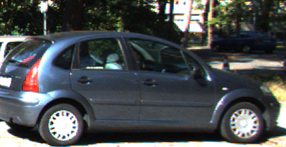
#> input picture img/wheel.png, 286 x 147 px
$ python task2_Houghcircle_detection.py   (older library calls are emulated)
#> lines starting #> are read from the running program, lines starting #| are printed output that depends on the picture
# -*- coding: utf-8 -*-
"""
Created on Tue May  3 21:51:30 2022
Microsoft Windows10 家庭中文版
版本20H2(操作系统内部版本19042.1586)
处理器 lntel(R) Core(TM) i5-8300H CPU @ 2.30GHz2.30 GHz
机带RAM 8.00 GB (7.80 GB可用)
GPU0 lntel(R) UHD Graphics 630
GPU1 NVIDIA GeForce GTX 1050 Ti

采用霍夫梯度法进行霍夫圆的检测，主要利用了梯度方向指向圆心,即该点法线与半径垂直的特性
由任务一中的canny边缘检测，已知各点的梯度方向，各点做梯度方向的直线，经过圆心。
经过的某疑似是圆心的直线越多，此点投票数越多，越有很大概率是圆心
再通过所设定的，圆心间最小距离，最小圆半径，最大圆半径等，筛选出符合要求的圆，是为整体的思路

@author: 1851889-郑博源
"""

import numpy as np
import matplotlib.pyplot as plt
import os
import cv2

#定义利用霍夫梯度法的霍夫圆检测函数
#参数分别为：输入图像（须是进行过canny边缘检测后的二值图，中心阈值因子（相当于一个放大因子）,投票阈值（高于阈值的圆被选出），最小圆心距离
#最小半径，最大半径，中心轴刻度，半径刻度，半窗口，最大圆数量
def AHTforCircles(edge,center_threshold_factor = None,score_threshold = None,min_center_dist = None,minRad = None,maxRad = None,center_axis_scale = None,radius_scale = None,halfWindow = None,max_circle_num = None):
    min_center_dist_square = min_center_dist**2
    edge_x = cv2.Sobel(edge, ddepth=cv2.CV_32F, dx=1, dy=0, ksize=3) #x方向的sobel边缘检测图
    edge_y = cv2.Sobel(edge, ddepth=cv2.CV_32F, dx=0, dy=1, ksize=3) #y方向的sobel边缘检测图

    center_accumulator = np.zeros((int(np.ceil(center_axis_scale*edge.shape[0])),int(np.ceil(center_axis_scale*edge.shape[1]))))#创建一个计数器（用来存放每个像素点的投票数）,np.ceil()是向上取整函数，center_axis_scale是一个中心缩放因子
    k = np.array([[r for c in range(center_accumulator.shape[1])] for r in range(center_accumulator.shape[0])])
    #创建一个与原图大小相同的矩阵（本此处理图片为147*286），每一行的元素都相同，k矩阵即每一行都是0，1……146，共147行
    l = np.array([[c for c in range(center_accumulator.shape[1])] for r in range(center_accumulator.shape[0])])
    #创建一个与原图大小相同的矩阵（本此处理图片为147*286），每一列的元素都相同，k矩阵即每一列都是0，1……285，共286列
    minRad_square = minRad**2    #最小圆半径的平方，方便后续计算
    maxRad_square = maxRad**2    #最大圆半径的平方，方便后续计算
    points = [[],[]]             #创建一个新的空列表，用于存储各点的横纵坐标

    edge_x_pad = np.pad(edge_x,((1,1),(1,1)),'constant')#对x方向的边缘检测图进行边缘处理，补0补齐
    edge_y_pad = np.pad(edge_y,((1,1),(1,1)),'constant')#对y方向的边缘检测图进行边缘处理，补0补齐
    Gaussian_filter_3 = 1.0 / 16 * np.array([(1.0, 2.0, 1.0), (2.0, 4.0, 2.0), (1.0, 2.0, 1.0)])#高斯滤波算子

    for i in range(edge.shape[0]):
        for j in range(edge.shape[1]):
            if not edge[i,j] == 0:                  #遍历原图中所有非0的像素点，先对边缘检测图进行滤波处理
                dx_neibor = edge_x_pad[i:i+3,j:j+3] #取所选像素周边的八个像素点，形成3×3卷积核，注意此点为卷积核左上角，与高斯算子卷积
                dy_neibor = edge_y_pad[i:i+3,j:j+3]
                dx = (dx_neibor*Gaussian_filter_3).sum()  #矩阵相乘求和
                dy = (dy_neibor*Gaussian_filter_3).sum()
                if not (dx == 0 and dy == 0):
                    t1 = (k/center_axis_scale-i)   #点所在的那一行为全零行
                    t2 = (l/center_axis_scale-j)   #点所在的那一列为全零列
                    t3 = t1**2 + t2**2             #所筛选的点的条件是：(1)该点到圆心的距离在最大最小半径范围内；(2)该点与圆心的连线与该点梯度方向共线（即相当于半径垂直与法线判断是否在圆上）
                    temp = (t3 > minRad_square)&(t3 < maxRad_square)&(np.abs(dx*t1-dy*t2) < 1e-4)
                    center_accumulator[temp] += 1 #符合要求则将点加入数据集
                    points[0].append(i)          #存入点的纵坐标
                    points[1].append(j)          #存入点的横坐标

    M = center_accumulator.mean()   #M是整个矩阵的平均值，相当于成为了一个判定是否能成为圆心的比例因子
    for i in range(center_accumulator.shape[0]):
        for j in range(center_accumulator.shape[1]):  #圆心计数器
            neibor = \
                center_accumulator[max(0, i - halfWindow + 1):min(i + halfWindow, center_accumulator.shape[0]),
                max(0, j - halfWindow + 1):min(j + halfWindow, center_accumulator.shape[1])]
            if not (center_accumulator[i,j] >= neibor).all():
                center_accumulator[i,j] = 0
            # 非极大值抑制：只保留梯度最大值的方向
    #对投票矩阵进行整型（像素转化至0~255，以线性差值的方式进行）
    votemap = cv2.normalize(center_accumulator, None, alpha=0, beta=255, norm_type=cv2.NORM_MINMAX, dtype=cv2.CV_8U)
    cv2.imshow("Voting map",votemap)                            #投票热图的显示与存储
    cv2.imwrite("./output_2/2_Voting_map_Wheel.png",votemap)


    center_threshold = M * center_threshold_factor
    possible_centers = np.array(np.where(center_accumulator > center_threshold))
    # 挑选可能是圆心的点，判断标准是该点的实际投票值大于该点的可能是圆心的阈值


    sort_centers = []
    for i in range(possible_centers.shape[1]):
        sort_centers.append([])                           #建立存储圆的列表
        sort_centers[-1].append(possible_centers[0,i])    #对应每一个圆，输入它的横纵坐标，及投票数
        sort_centers[-1].append(possible_centers[1,i])
        sort_centers[-1].append(center_accumulator[sort_centers[-1][0],sort_centers[-1][1]])

    sort_centers.sort(key=lambda x:x[2],reverse=True) #将矩阵内的各项按每项第一个元素（投票数）大小进行升序排列，投票数最大的在第一位

    centers = [[],[],[]]
    points = np.array(points)
    for i in range(len(sort_centers)):
        radius_accumulator = np.zeros(
            (int(np.ceil(radius_scale * min(maxRad, np.sqrt(edge.shape[0] ** 2 + edge.shape[1] ** 2)) + 1))),dtype=np.float32)
        if not len(centers[0]) < max_circle_num:
            break
        iscenter = True
        #比较现有圆是否距其他已经筛选出的圆心距离太近
        for j in range(len(centers[0])):
            d1 = sort_centers[i][0]/center_axis_scale - centers[0][j]   #圆心距在x轴投影
            d2 = sort_centers[i][1]/center_axis_scale - centers[1][j]   #圆心距在y轴投影
            if d1**2 + d2**2 < min_center_dist_square:                  #若现有圆心距小于最小圆心距离，舍弃这个点
                iscenter = False
                break

        if not iscenter:
            continue

        temp = np.sqrt((points[0,:] - sort_centers[i][0] / center_axis_scale) ** 2 + (points[1,:] - sort_centers[i][1] / center_axis_scale) ** 2) #求解点和圆心之间的距离
        temp2 = (temp > minRad) & (temp < maxRad)         #假如圆的半径符合所设置的最大最小半径值，则进行下一步处理
        temp = (np.round(radius_scale * temp)).astype(np.int32)  #向上取整，转为32位int类型
        for j in range(temp.shape[0]):
            if temp2[j]:
                radius_accumulator[temp[j]] += 1                #符合要求的点添加至数据集
        for j in range(radius_accumulator.shape[0]):
            if j == 0 or j == 1:
                continue
            if not radius_accumulator[j] == 0:
                radius_accumulator[j] = radius_accumulator[j]*radius_scale/np.log(j) #进行类似归一化，像素值在合理范围内
        score_i = radius_accumulator.argmax(axis=-1)
        if radius_accumulator[score_i] < score_threshold:           #若获得投票数小于投票阈值，则舍弃这个点
            iscenter = False

        if iscenter:
            centers[0].append(sort_centers[i][0]/center_axis_scale) #第一部分存储圆心的横坐标
            centers[1].append(sort_centers[i][1]/center_axis_scale) #第二部分存储圆心的纵坐标
            centers[2].append(score_i/radius_scale)                 #第三部分存储圆的半径


    centers = np.array(centers)                                     #矩阵化
    centers = centers.astype(np.float64)                            #整型

    return centers


#定义一个画圆函数，输入参数为筛选出的圆，原图的canny检测图，线条的颜色（R,G,B）,线条粗细度
def drawCircles(circles,edge,color = (0,0,255),err = 80):
    result = edge
    for i in range(edge.shape[0]):
        for j in range(edge.shape[1]):
            dist_square = (circles[0]-i)**2 + (circles[1]-j)**2 #得到圆心到某像素点的距离的平方
            e = np.abs(circles[2]**2 - dist_square)             #e值是该圆半径的平方到上述距离的平方的差值，检测该像素是否在圆内。
            if (e < err).any():
                result[i,j] = color                             #圆心是蓝色
            if (dist_square < 25.0).any():                      #圆圈是红色
                result[i,j] = (255,0,0)
    return result


if __name__=='__main__':

    img = cv2.imread(r'img/wheel.png')           #读入图像
#> img is the input picture: shape (147, 286, 3); mean B, G, R 79.8, 78.5, 74.5
    blurred = cv2.GaussianBlur(img, (3, 3), 0)   #对图像进行高斯滤波处理
    cv2.imshow('origin',blurred)
    gray = cv2.cvtColor(blurred, cv2.COLOR_RGB2GRAY)#图像灰度化
    gray = gray.astype( np.uint8 )                #图像转为能够处理的uint8类型（原型为float32)
    edge = cv2.Canny(gray, 50, 150)               #得到canny边缘检测的二值图，像素点为 0 或 255
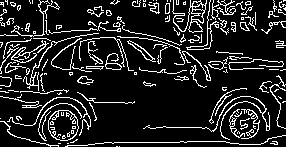
#> edge: shape (147, 286); 13.9% white in thin lines or dots
    cv2.imshow("canny_edge",edge)                 #输出并保存边缘检测的结果
    cv2.imwrite("./output_2/1_Canny_edge_Wheel.png",edge)
    circles = AHTforCircles(edge,3.33,18,100,10,20,1.0,1,2,2)
#> in AHTforCircles, `edge_y = cv2.Sobel(edge, ddepth=cv2.CV_32F, dx=0, dy=1, ksize=3)`:
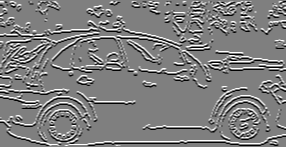
#> edge_y: shape (147, 286) float32; min -1020, max 1020, mean -1.2; drawn with min black and max white
#> in AHTforCircles, `edge_x_pad = np.pad(edge_x,((1,1),(1,1)),'constant')#对x方向的边缘检测图进行边缘处理，..`:
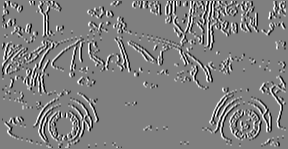
#> edge_x_pad: shape (149, 288) float32; min -1020, max 1020, mean -0.4; drawn with min black and max white
#> in AHTforCircles, `edge_y_pad = np.pad(edge_y,((1,1),(1,1)),'constant')#对y方向的边缘检测图进行边缘处理，..`:
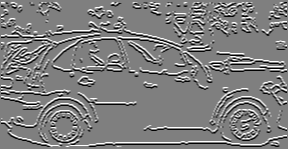
#> edge_y_pad: shape (149, 288) float32; min -1020, max 1020, mean -1.2; drawn with min black and max white
#> after the loop in AHTforCircles, `for i in range(edge.shape[0]):`:
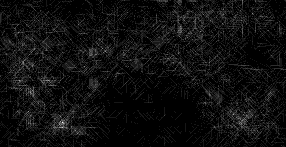
#> center_accumulator: shape (147, 286) float64; min 0, max 11, mean 0.63; drawn with min black and max white
#> in AHTforCircles, `M = center_accumulator.mean()`: M = 0.63
#> after the loop in AHTforCircles, `for i in range(center_accumulator.shape[0]):`:
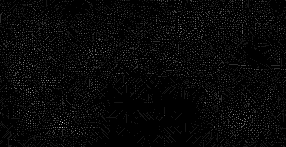
#> center_accumulator: shape (147, 286) float64; min 0, max 11, mean 0.324; drawn with min black and max white
#> in AHTforCircles, `center_threshold = M * center_threshold_factor`: center_threshold = 2.1
#> after the loop in AHTforCircles, `for i in range(possible_centers.shape[1]):`: sort_centers = 1289 items, first 6: [0, 124, 3], [0, 157, 3], [0, 159, 4], [0, 161, 3], [0, 163, 3], [0, 167, 3]
#> the loop in AHTforCircles, `for i in range(len(sort_centers)):` made 355 passes
#> score_i on passes 1 to 12: 13, 13, 19, 18, 13, 11, 16, 17, 19, 17, 18, 17
#> circles = [[123, 123], [64, 244], [13, 15]]
    '''最优参数调整如下：
        center_threshold_factor': 3.33,
        'score_threshold':18.0,
         'min_center_dist':100.0,
         'minRad':10,
         'maxRad':20,
         'center_axis_scale':1.0,
         'radius_scale':1.0,
         'halfWindow':2,
        'max_circle_num':2'''

    final_img = drawCircles(circles,blurred)
#> after the loop in drawCircles, `for i in range(edge.shape[0]):`:
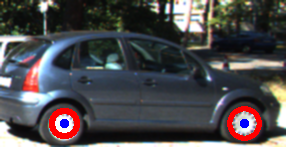
#> result: shape (147, 286, 3); mean B, G, R 76.5, 74.4, 76.4
    cv2.imshow("Hough circle",final_img)
    cv2.imwrite("./output_2/3_Hough_circle_Wheel.png",final_img)
